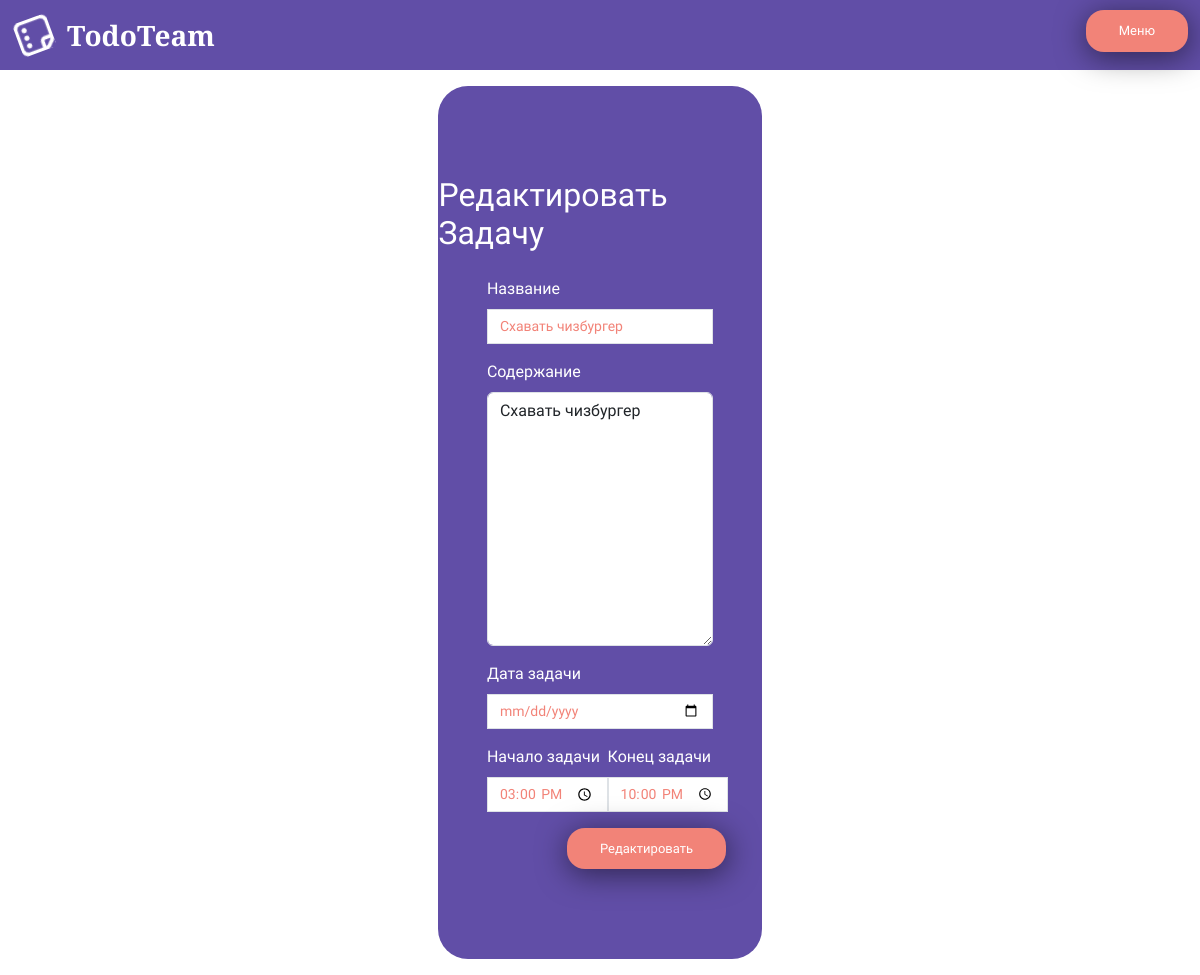
/user/personalArea/1/edit, run on an earlier commit of the app's database.
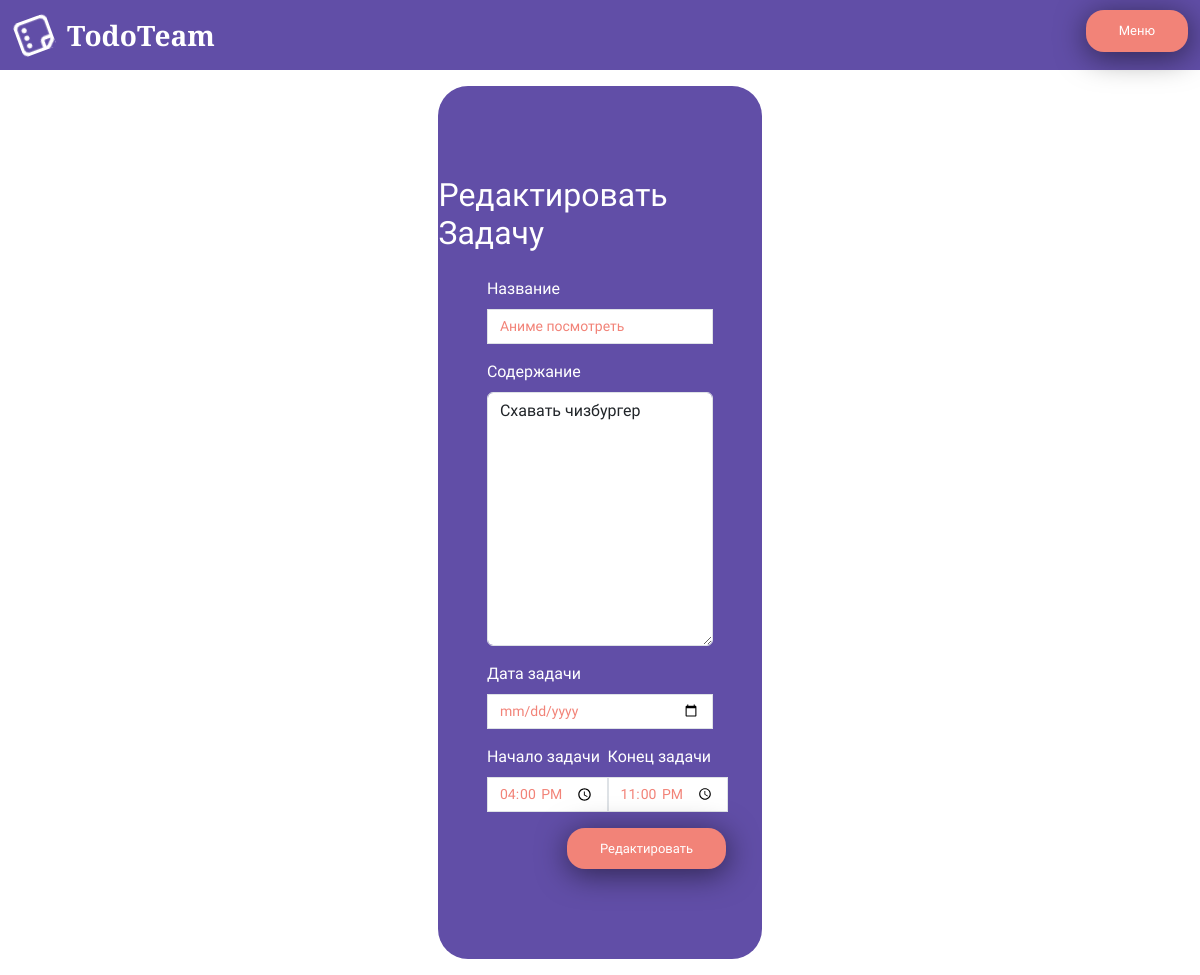
And on a later commit of the database.
### task/models.py (models this page shows, shortened)
class Task(models.Model):
    title_task = models.CharField(max_length=100)
    description_task = models.TextField()
    date_task = models.DateField()
    task_time_start = models.TimeField()
    task_time_end = models.TimeField()
    created_at = models.DateTimeField(auto_now_add=True)
    updated_at = models.DateTimeField(auto_now=True)
    status = models.ForeignKey('TaskStatus', on_delete=models.CASCADE, null=True, blank=True)
    command = models.ForeignKey(Command, on_delete=models.CASCADE, null=True, blank=True)
    user_take = models.ForeignKey(User, on_delete=models.SET_NULL, null=True, blank=True, related_name='tasks_taken')
    class Meta:
        verbose_name_plural = "Задачи"
        verbose_name = "Задача"

### user/views.py (the view, shortened to what this page needs)
# urls.py: path('personalArea/<int:pk>/edit', updateTaskView.as_view(), name='updateTask'),
class updateTaskView(UpdateView):
    model = Task
    form_class = editTaskForm
    template_name = 'user/edittask.html'
    success_url = 'personal_area'

### user/templates/user/edittask.html (shortened to what this page needs)
{% extends 'user/aside.html' %}
{% load static %}
{% block content %}
<section class="container_content">
    <div class="d-flex justify-content-evenly m-3 Registaration">
        <div class="form_template d-flex flex-column align-items-center text-white gap-3">
            <h1>Редактировать Задачу</h1>
            <form method="post">
                <div class="mb-3">
                    <label for="" class="form-label">Название</label>
                    {{ form.title_task }}
                </div>
                <div class="mb-3">
                    <label for="" class="form-label">Содержание</label>
                    {{ form.description_task }}
                </div>
                <div class="mb-3">
                    <label for="" class="form-label">Дата задачи</label>
                    {{ form.date_task }}
                </div>
                <div class="d-flex mb-3">
                    <div>
                        <label for="" class="form-label">Начало задачи</label>
                        {{ form.task_time_start }}
                    </div>
                    <div>
                        <label for="" class="form-label">Конец задачи</label>
                        {{ form.task_time_end }}
                    </div>
                </div>
                <button type="submit" class="btn btn auth_button form_template_button">Редактировать</button>
            </form>
        </div>
    </div>
</section>
{% endblock %}

What changed in the data, as far as the page shows it:
changed Task "Схавать чизбургер": title_task "Схавать чизбургер" → "Аниме посмотреть"; task_time_start "15:00:00" → "16:00:00"; task_time_end "22:00:00" → "23:00:00"
